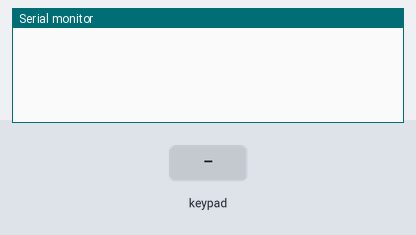
A sketch run on a simulated Arduino Uno, built with avr-gcc and run on an emulated ATmega328P. Parts: the last lines printed to the serial monitor. The test bench sets the inputs (shaded band).

Above: at 1.2 s.
1.3 s: key '1' pressed
At 2.0 s:
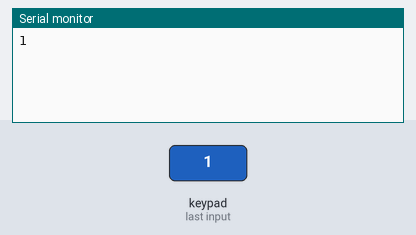
2.8 s: keypad keys 3 2 1 1 0 # pressed 0.4 s apart
At 5.9 s:
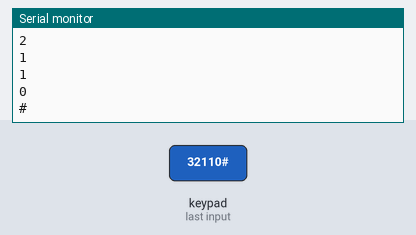
6.7 s: key 'A' pressed
At 7.2 s:
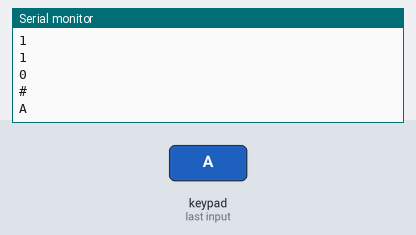
8.2 s: keypad keys 3 2 1 1 0 * pressed 0.4 s apart
At 11.1 s:
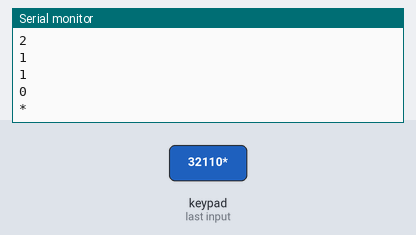
12.1 s: key 'B' pressed
At 12.5 s:
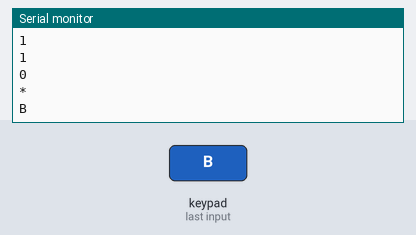
13.6 s: keypad keys 3 2 1 1 0 D pressed 0.4 s apart
At 16.4 s:
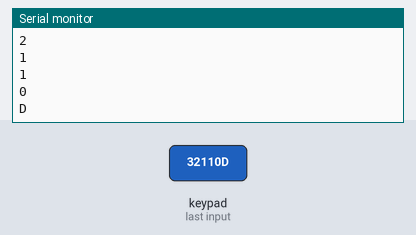
Timing chart, 0 to 17.9 s (numbered marks = the images above; inputs shaded):
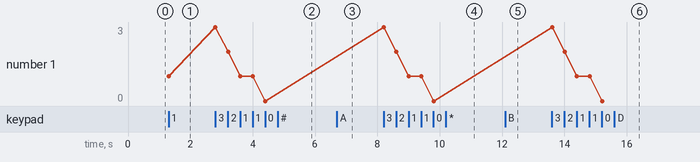

The sketch:

arduino.ino
```cpp
#include <Keypad.h>

const byte ROWS = 4; //four rows
const byte COLS = 4; //four columns
//define the cymbols on the buttons of the keypads
char hexaKeys[ROWS][COLS] = {
  {'1','2','3','A'},
  {'4','5','6','B'},
  {'7','8','9','C'},
  {'*','0','#','D'}
};
byte rowPins[ROWS] = {3, 2, 11, 0}; //connect to the row pinouts of the keypad
byte colPins[COLS] = {7, 6, 5, 4}; //connect to the column pinouts of the keypad

//initialize an instance of class NewKeypad
Keypad customKeypad = Keypad( makeKeymap(hexaKeys), rowPins, colPins, ROWS, COLS);

void setup(){
  Serial.begin(9600);
}

void loop(){
  char customKey = customKeypad.getKey();
  if (customKey){
    Serial.println(customKey);
  }

}
```

Measured:
- after the input at 1.3 s, the serial monitor: prints a new line at once (image 1)
- after the input at 2.8 s, the serial monitor: prints a new line at once (image 2)
- after the input at 6.7 s, the serial monitor: prints a new line at once (image 3)
- after the input at 8.2 s, the serial monitor: prints a new line at once (image 4)
- after the input at 12.1 s, the serial monitor: prints a new line at once (image 5)
- after the input at 13.6 s, the serial monitor: prints a new line at once (image 6)
- plotted number 1: 1 → 0 after the input at 2.8 s
